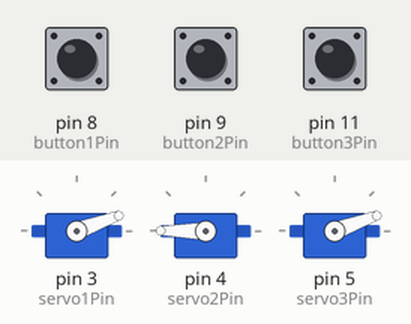
Simulated run of this sketch. Board: Arduino Uno, built with avr-gcc and run on an emulated ATmega328P. Shown: 3 × servo. The test bench sets the inputs (shaded band); at power-on: pin 8 (button1Pin) HIGH, pin 9 (button2Pin) HIGH, pin 11 (button3Pin) HIGH.

Above: at 1.2 s.
1.3 s: pin 8 (button1Pin) pulled LOW for 0.15 s
At 1.37 s:
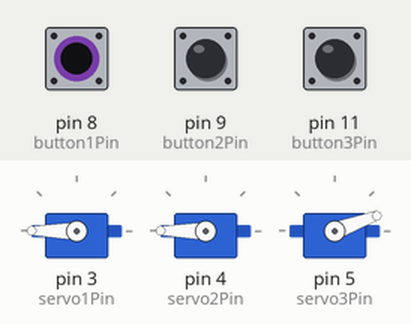
2.9 s: pin 9 (button2Pin) pulled LOW for 0.15 s
At 2.97 s:
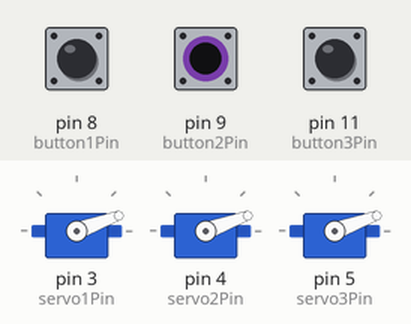
4.5 s: pin 11 (button3Pin) pulled LOW for 0.15 s
At 4.57 s:
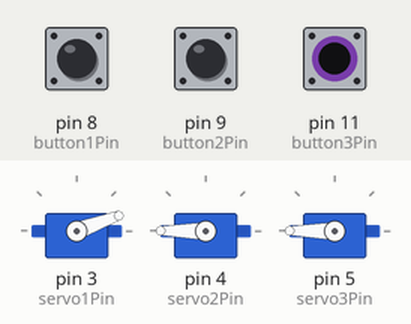
6.1 s: pin 11 (button3Pin) pulled LOW for 3.2 s
At 10.3 s:
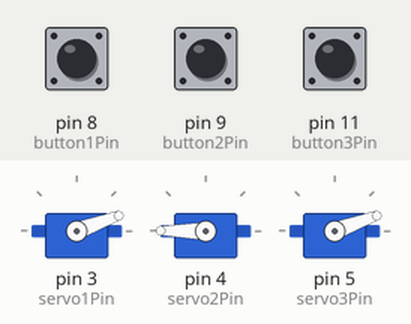
10.8 s: pin 8 (button1Pin) pulled LOW for 3.2 s
At 11.4 s:
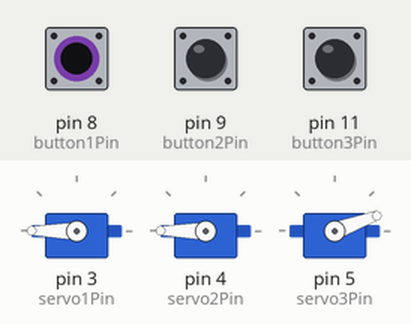
15.5 s: pin 8 (button1Pin) driven LOW and pin 9 (button2Pin) driven LOW
At 16.2 s:
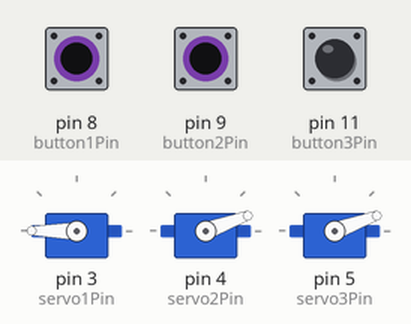
Timing chart, 0 to 18.0 s (numbered marks = the images above; inputs shaded):
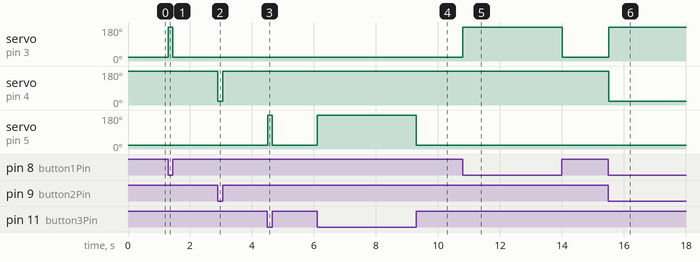

Measured:
- after the input at 1.3 s, servo on pin 3 (servo1Pin): 20° → 180° at once, → 20° 0.15 s later
- after the input at 2.9 s, servo on pin 4 (servo2Pin): 180° → 20° at once, → 180° 0.15 s later
- after the input at 4.5 s, servo on pin 5 (servo3Pin): 20° → 180° at once, → 20° 0.15 s later
- after the input at 6.1 s, servo on pin 5 (servo3Pin): 20° → 180° at once, → 20° 3.2 s later
- after the input at 10.8 s, servo on pin 3 (servo1Pin): 20° → 180° at once, → 20° 3.2 s later
- after the input at 15.5 s, servo on pin 3 (servo1Pin): 20° → 180° at once; servo on pin 4 (servo2Pin): 180° → 20° at once

The sketch:

final_servo_code.ino
```cpp
#include <Servo.h>;

 // pushbutton pin
 const int button1Pin = 8;
 const int button2Pin = 9;
 const int button3Pin = 11;

 // servo pin
 const int servo1Pin = 3;
 const int servo2Pin = 4;
 const int servo3Pin = 5;

 Servo servo1;
 Servo servo2;
 Servo servo3;

//create a variable to store a counter and set it to 0
 int counter1 = 0;
 int counter2 = 0;
 int counter3 = 0;

void setup(){
  servo1.attach (servo1Pin);
  servo2.attach (servo2Pin);
  servo3.attach (servo3Pin);

  // Set up the pushbutton pins to be an input:
  pinMode(button1Pin, INPUT);
  pinMode(button2Pin, INPUT);
  pinMode(button3Pin, INPUT);
}
void loop()
{
 // local variable to hold the pushbutton states
  int button1State;
  int button2State;
  int button3State;

  //read the digital state of buttonPin with digitalRead() function and store the           //value in buttonState variable
  button1State = digitalRead(button1Pin);
  button2State = digitalRead(button2Pin);
  button3State = digitalRead(button3Pin);


  if (button1State == LOW) {
    servo1.write(180); //zero degrees apparently(fact check pls)
  }
  else if(button1State == HIGH){
    servo1.write(20);
  }

  if(button2State == LOW) {
    servo2.write(20);
  }
  else if(button2State == HIGH){
    servo2.write(180);
  }

  if(button3State == LOW) {
    servo3.write(180);
  }
  else if(button3State == HIGH){
    servo3.write(20);
  }
  else{
    servo1.write(20);
  }


}
```
